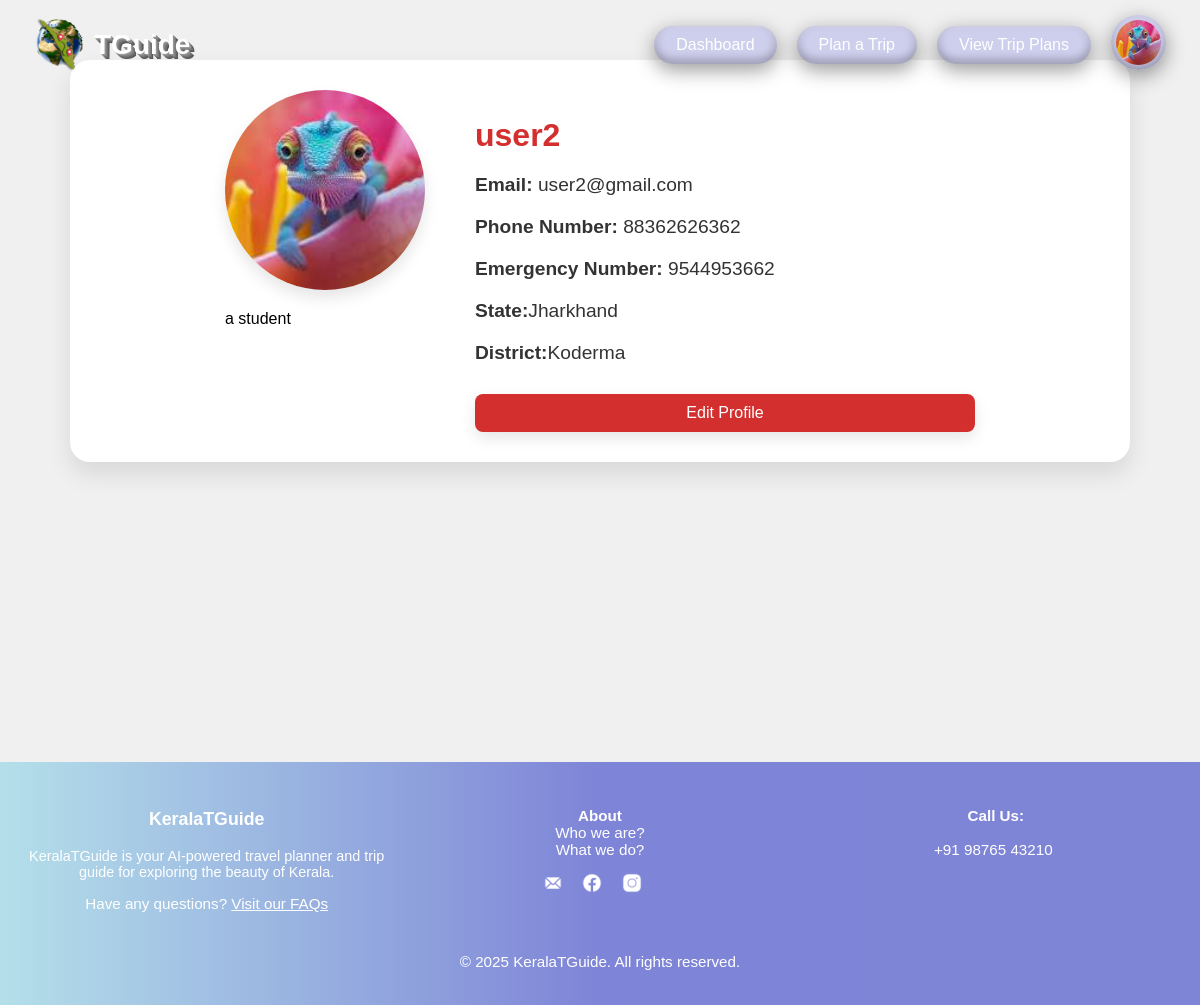
Screenshot of /profile/ (signed in) with the database file from the repository.
### main/models.py (models this page shows, shortened)
class Profile(models.Model):
    user = models.OneToOneField(User, on_delete=models.CASCADE)
    phone_number = models.CharField(max_length=15, blank=True)
    profile_pic = models.ImageField(upload_to='profile_pics/', blank=True)
    state = models.CharField(max_length=255, blank=True)
    district = models.CharField(max_length=255, blank=True)
    bio = models.TextField(blank=True)
    emergency_contact = models.CharField(max_length=15, blank=True)

### main/views1.py (the view)
# urls.py: path('profile/', views1.profile, name='profile'),
def profile(request):
    profile, _ = Profile.objects.get_or_create(user=request.user)
    return render(request, 'profile.html', {
            'user': request.user,
            'profile': profile
        })

### main/templates/profile.html (shortened to what this page needs)
<!DOCTYPE html>
{% load static %}
<html lang="en">
    <head>
        <link rel="stylesheet" href="{% static 'css/profile.css' %}">
    </head>
    <body>
        {% include 'navbar.html' %}
        <div class="profile">
            <div class="pc">
                {%if profile.profile_pic %}
                <img src="{{profile.profile_pic.url}}">
                {%else%}
                <img src="{% static 'images/user.png' %}">
                {%endif%}
                <p>{{profile.bio}}</p>
            </div>
            <div class="details">
                <h2>{{ user.username }}</h2>
                <p><strong>Email:</strong> {{ user.email }}</p>
                <p><strong>Phone Number:</strong> {{ profile.phone_number }}</p>
                <p><strong>Emergency Number:</strong> {{ profile.emergency_contact }}</p>
                <p><strong>State:</strong>{{ profile.state}}</p>
                <p><strong>District:</strong>{{profile.district}}</p>
                <a href="{% url 'edit_profile' %}">Edit Profile</a>
            </div>
        </div>
        {% include 'footer.html' %}
    </body>
</html>

### main/templates/navbar.html (shortened to what this page needs)
<!DOCTYPE html>
{% load static %}
<html lang="en">
<head>
</head>
<body>
    <nav class="navbar">
        <div class="navbar-container">
            <a href="{% url 'home' %}" class="navbar-logo">
              <img style="width: 50px;" src="{% static 'images/icon.png' %}" alt="Logo">
              <span class="logo-text">TGuide</span>
            </a>
            <div class="navbar-links" id="navbar-links">
                {% if user.is_authenticated %}
                    <a href="{% url 'dashboard' %}">Dashboard</a>
                    <a href="{% url 'plan_trip' %}">Plan a Trip</a>
                    <a href="{% url 'view_trip_plans' %}">View Trip Plans</a>
                {% else %}
                    <a href="{% url 'login' %}" id="navbarLogin">Login/Register</a>
                {% endif %}
                {% if user.is_authenticated %}
                <div class="profile-dropdown">
                    {% if user.profile.profile_pic %}
                        <img src="{{ user.profile.profile_pic.url }}" alt="Profile Picture" class="profile-pic">
                    {% else %}
                        <img src="{% static 'images/user.png' %}" alt="Default Profile Picture" class="profile-pic">
                    {% endif %}
                </div>
                {%endif%}
            </div>
        </div>
    </nav>
</body>
</html>

### main/static/css/profile.css (style rules this page uses)
body { background-color: #f0f0f0; font-family: Arial, sans-serif; margin: 0; padding: 0; }
.profile { background-color: #fff; border-radius: 20px; box-shadow: 0 12px 24px rgba(0, 0, 0, 0.1); padding: 30px; margin: 5% auto; width: 90%; max-width: 1000px; display: flex; flex-direction: row; gap: 5%; justify-content: center; transition: transform 0.3s ease, box-shadow 0.3s ease; }
.profile img { border-radius: 50%; width: 200px; height: 200px; object-fit: cover; box-shadow: 0 8px 15px rgba(0, 0, 0, 0.1); transition: transform 0.3s ease; }
.profile .details { min-width: 500px; display: flex; flex-direction: column; justify-content: center; }
.profile .details h2 { font-size: 2em; margin-bottom: 10px; color: #d32f2f; }
.profile .details p { font-size: 1.2em; color: #333; margin: 10px 0; }
.profile .details a { margin-top: 20px; padding: 10px 20px; background-color: #d32f2f; color: white; text-decoration: none; border-radius: 8px; text-align: center; box-shadow: 0 6px 15px rgba(0, 0, 0, 0.1); transition: transform 0.3s ease, box-shadow 0.3s ease; }

### main/templates/navbar.html (style rules this page uses)
.navbar { width: 100%; padding: 15px 2vw; position: fixed; top: 0; z-index: 999; background: transparent; box-sizing: border-box; border: none; border-radius: 0; }
.navbar-container { margin-left: 10px; margin-right: 10px; display: flex; justify-content: space-between; align-items: center; }
.navbar-logo { font-size: 26px; font-weight: bold; color: white; text-decoration: none; }
.navbar-links { display: flex; gap: 20px; align-items: center; }
.navbar-links a, .navbar-links button { position: relative; display: inline-block; padding: 10px 22px; border-radius: 50px; text-decoration: none; font-weight: 500; color: white; background: rgba(72, 72, 225, 0.2); border: none; cursor: pointer; backdrop-filter: blur(10px); box-shadow: inset 0 2px 5px rgba(255, 255, 255, 0.2), inset 0 -4px 10px rgba(0, 0, 0, 0.3), 0 6px 20px rgba(0, 0, 0, 0.4); transition: all 0.3s ease-in-out; transform-style: preserve-3d; }
.profile-dropdown { position: relative; display: inline-block; }
.profile-pic { width: 45px; height: 45px; padding: 5px; border-radius: 50%; cursor: pointer; background: rgba(72, 72, 225, 0.2); backdrop-filter: blur(10px); box-shadow: inset 0 2px 5px rgba(255, 255, 255, 0.2), inset 0 -4px 10px rgba(0, 0, 0, 0.3), 0 6px 20px rgba(0, 0, 0, 0.4); transition: all 0.3s ease-in-out; transform-style: preserve-3d; }
.navbar-logo { display: flex; align-items: center; text-decoration: none; gap: 10px; transition: transform 0.3s ease, filter 0.3s ease; }
.navbar-logo img { width: 40px; height: auto; }
.logo-text { font-size: 28px; font-weight: bold; color: #ffffff; text-shadow: 1px 1px 0 #999, 2px 2px 0 #888, 3px 3px 0 #777, 4px 4px 0 #666, 5px 5px 0 #555; transform: perspective(500px) rotateX(5deg); display: inline-block; }

### main/templates/footer.html (style rules this page uses)
html, body { height: 100%; }
body { min-height: 100vh; display: flex; flex-direction: column; }

### rows the page displays
Profile: profile_pic (picture), bio "a student", phone_number "88362626362", emergency_contact "9544953662", state "Jharkhand", district "Koderma"

### other values shown
{{ user.username }} "user2"
{{ user.email }} "user2@gmail.com"
